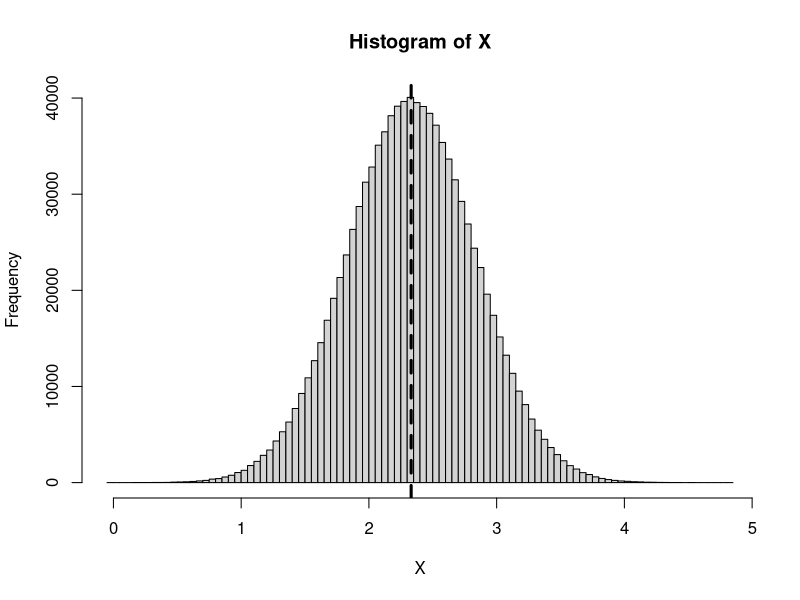
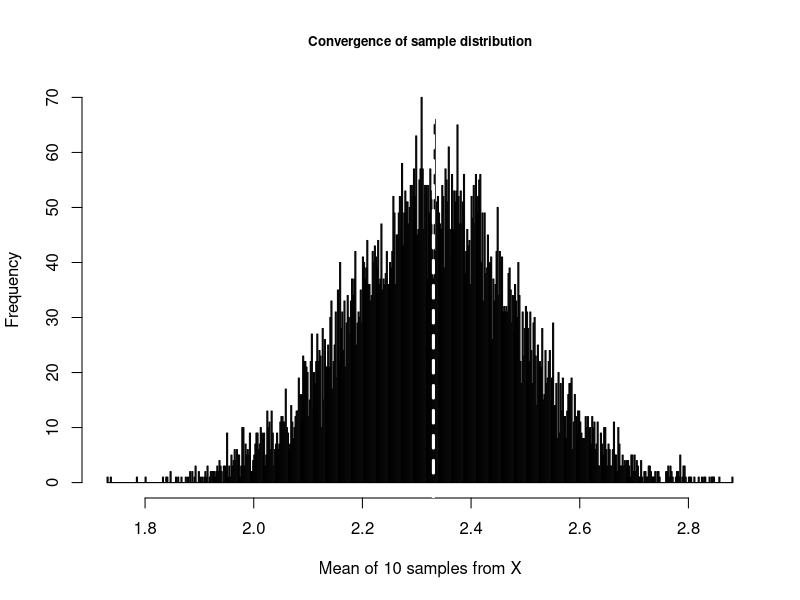
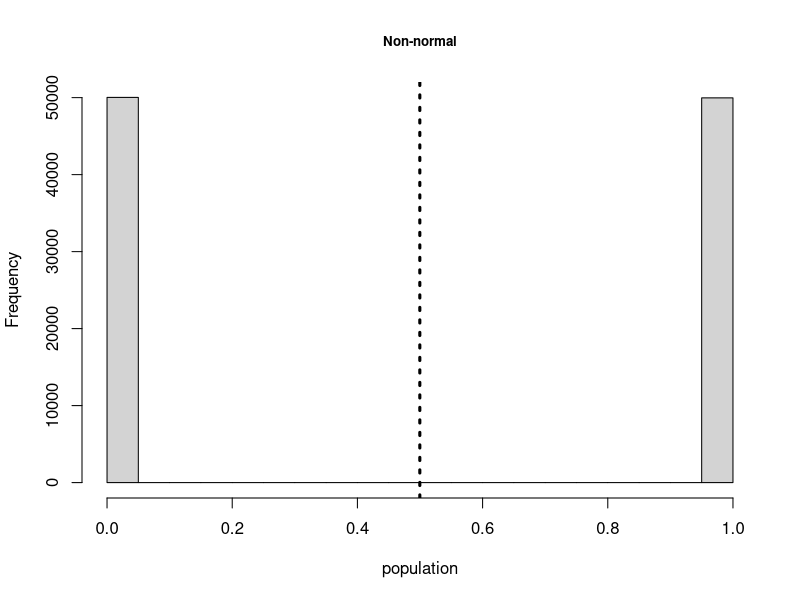
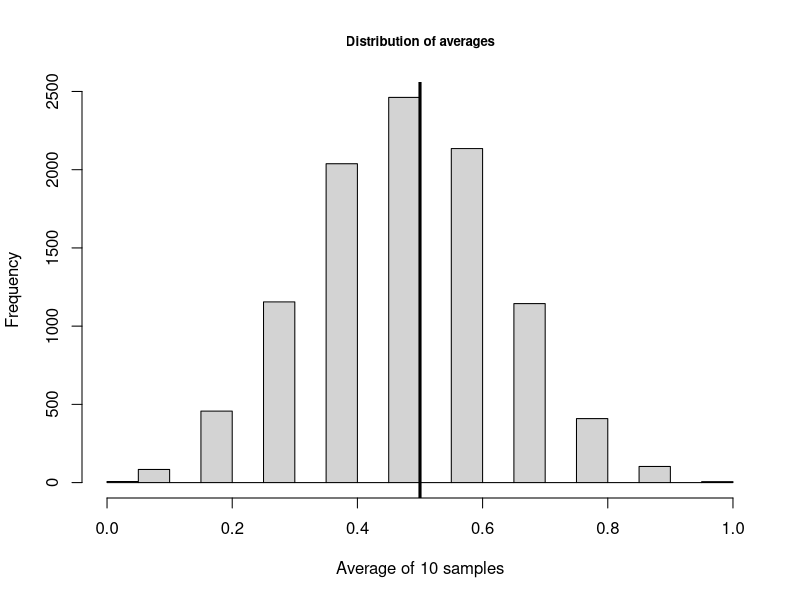
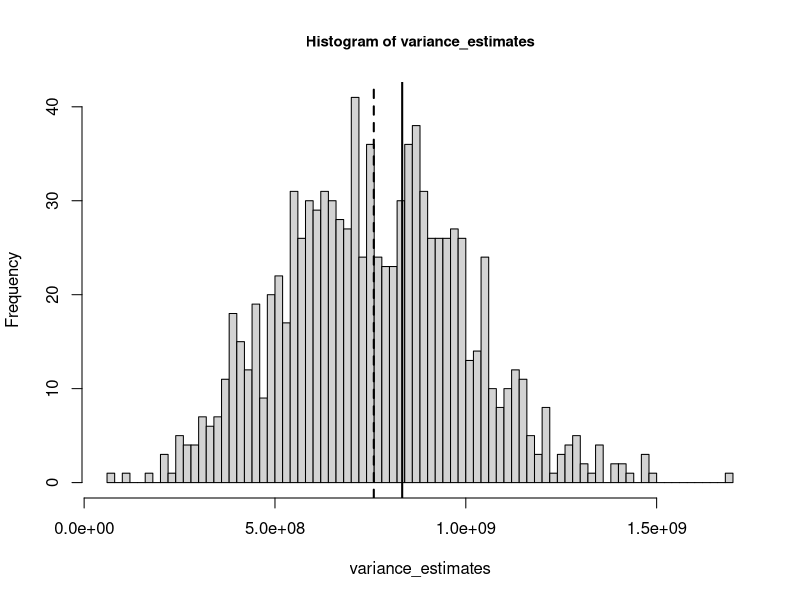
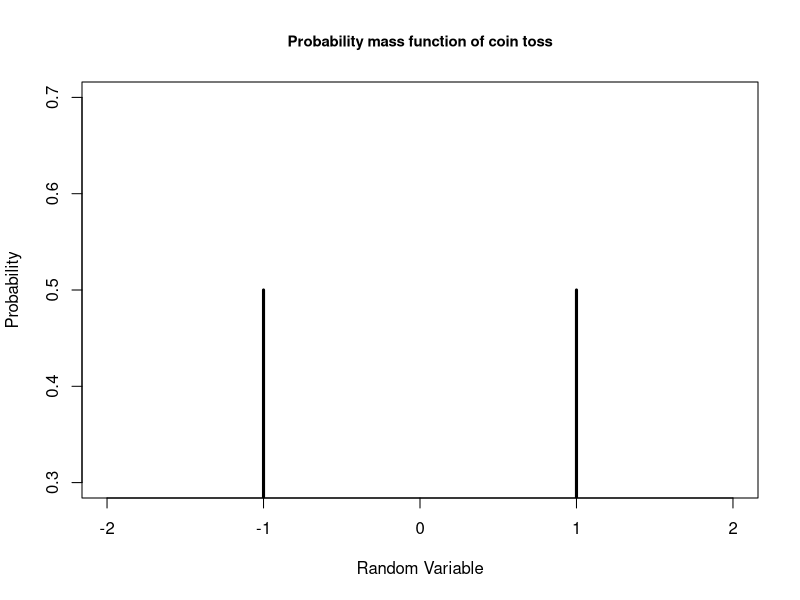

Source code (R) for these figures, in order:
# CHAPTER 4
# Basic Statistics and Probability

############################
# Population versus sample #
############################
# Set the seed
set.seed(100)
X <- rnorm(1000000, mean = 2.33, sd = 0.5)
mu <- mean(X)
sd <- sd(X)
hist(X, breaks = 100)
abline(v = mu, lwd = 3, lty = 2)

set.seed(12)
rnorm(5)
## [1] -1.4805676  1.5771695 -0.9567445 -0.9200052 -1.9976421

rnorm(5)
## [1] -0.2722960 -0.3153487 -0.6282552 -0.1064639  0.4280148

sample5  <- sample(X, 5, replace = TRUE)
sample10 <- sample(X, 10, replace = TRUE)
sample50 <- sample(X, 50, replace = TRUE)

sample5
## [1] 2.497921 2.635927 2.291848 2.127974 2.268268

sample10
## [1] 2.064451 2.274464 2.468938 1.800007 2.557669
## [6] 2.535241 1.331020 1.159151 1.661762 2.285889

sample50
## [1] 2.581844 2.138331 3.003670 1.864148 2.049141
## [6] 2.808971 1.400057 2.527640 3.639216 3.311873

mean(sample5)
## [1] 2.364388

mean(sample10)
## 2.013859

mean(sample50)
## 2.447003

mean(sample(X, 1000, replace = TRUE))
## 2.323124

mean(sample(X, 10000, replace = TRUE))
## [1] 2.334109

##############################
# Central Limit Theorem in R #
##############################
mean_list <- list()
for(i in 1:10000) {
  mean_list[[i]] <- mean(sample(X, 10, replace = TRUE))
}

hist(unlist(mean_list), breaks = 500,
  xlab = "Mean of 10 samples from X",
  main = "Convergence of sample distribution",
  cex.main = 0.8)
abline(v = mu, lwd = 3, col = "white", lty = 2)

population <- sample(c(0, 1), 100000, replace = TRUE)
hist(population, main = "Non-normal", cex.main = 0.8)
abline(v = mean(population), lwd = 3, lty = 3)

mean_list <- list()
for(i in 1:10000) {
  mean_list[[i]] <- mean(sample(population, 10, replace = TRUE))
}

hist(unlist(mean_list), main = "Distribution of averages",
  cex.main = 0.8,
  xlab = "Average of 10 samples")
abline(v = 0.5, lwd = 3)

###############################
# Unbiasedness and efficiency #
###############################
# Formula for population variance
population_variance <- function(x) {
  mean <- sum(x) / length(x)
  return(sum((x - mean) ^ 2) / length(x))
}

# Create a population
population <- as.numeric(1:100000)
variance <- population_variance(population)

variance
## [1] 833333333

var(population) # different
var(population) * (length(population) - 1)/length(population) # diff (n-1)/n

output <- list()
for(i in 1:1000) {
  output[[i]] <- population_variance(sample(population,
  10, replace = TRUE))
}

variance_estimates <- unlist(output)
hist(variance_estimates, breaks = 100, cex.main = 0.9)
average_variance <- mean(variance_estimates)
abline(v = average_variance, , lty = 2, lwd = 2)
abline(v = variance, lwd = 2)

average_variance
## [1] 738123625

# Formula for unbiased variance estimator
sample_variance <- function(x) {
  mean <- sum(x) / length(x)
  return(sum((x - mean) ^ 2) / (length(x) - 1))
}

output <- list()

for( i in 1:1000 ) {
  output[[i]] <- sample_variance(sample(population,
  10, replace = TRUE))
}

sample_variance_estimates <- unlist(output)
average_sample_variance <- mean(sample_variance_estimates)

average_sample_variance
## [1] 836184961

#############################
# Probability distributions #
#############################
plot(c(-1, 1), c(0.5, 0.5), type = "h", lwd = 3,
  xlim = c(-2, 2), main = "Probability mass function of coin toss",
  ylab = "Probability",
  xlab = "Random Variable",
  cex.main = 0.9)

########################
# Simulations of coins #
########################
outcomes <- sample(c(0, 1), 1000, replace = TRUE)

set.seed(101)
biased_outcomes <- sample(c(0, 1), 1000,
  replace = TRUE, prob = c(0.4, 0.6))

prob_estimate <- sum(biased_outcomes) /length(biased_outcomes)

prob_estimate
## [1] 0.603
